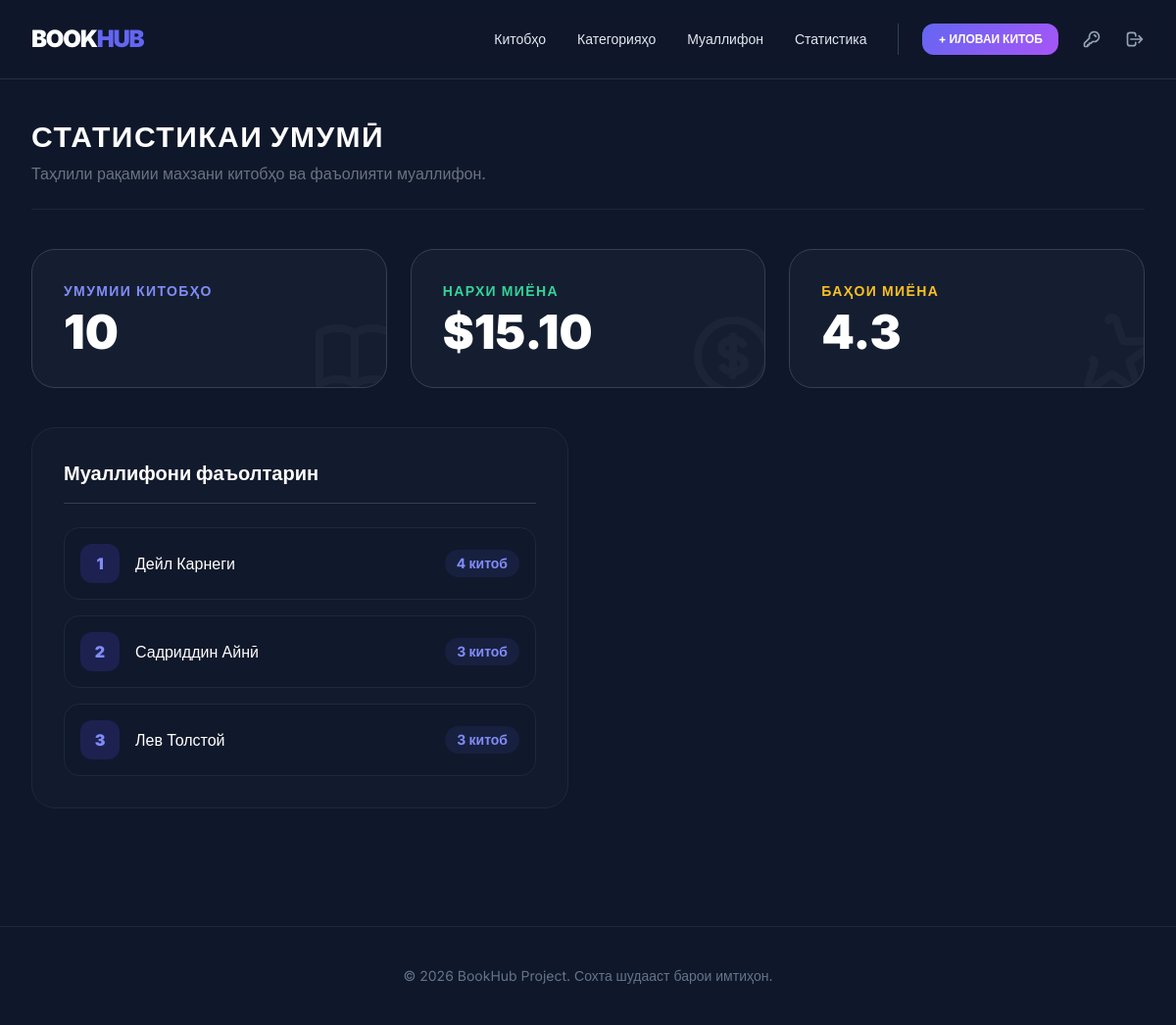
Page /statistics/ (signed in) on the committed database.
### app/models.py (models this page shows, shortened)
class Author(models.Model):
    full_name = models.CharField(max_length=50)
    bio = models.TextField()

### app/views.py (the view)
# urls.py: path('statistics/', statistics, name='statistics'),
def statistics(request):
    if not request.session.get('user_id'):
        return redirect('login')
    total_books = Book.objects.count()
    avg_price   = Book.objects.aggregate(Avg('price'))['price__avg'] or 0
    top_authors = Author.objects.annotate(count=Count('books')).order_by('-count')[:5]
    avg_rating = Review.objects.aggregate(Avg('rating'))['rating__avg'] or 0
    context = {
        'total_books': total_books,
        'avg_price':   round(avg_price, 2),
        'top_authors': top_authors,
        'avg_rating':  round(avg_rating, 1),
    }
    return render(request, 'statistics.html', context)

### templates/statistics.html (shortened to what this page needs)
{% extends 'base.html' %}
{% block content %}
<div class="space-y-10">
    <div class="border-b border-slate-800 pb-6">
        <h1 class="text-3xl font-black text-white uppercase tracking-wider">Статистикаи Умумӣ</h1>
        <p class="text-gray-500 mt-2">Таҳлили рақамии махзани китобҳо ва фаъолияти муаллифон.</p>
    </div>
    <div class="grid grid-cols-1 md:grid-cols-3 gap-6">
        <div class="bg-slate-800/40 border border-slate-700 p-8 rounded-3xl relative overflow-hidden group">
            <div class="relative z-10">
                <p class="text-sm font-bold text-indigo-400 uppercase tracking-widest mb-2">Умумии китобҳо</p>
                <h2 class="text-5xl font-black text-white">{{ total_books }}</h2>
            </div>
            <div class="absolute -right-4 -bottom-4 text-slate-700/20 group-hover:text-indigo-500/10 transition-colors">
            </div>
        </div>
        <div class="bg-slate-800/40 border border-slate-700 p-8 rounded-3xl relative overflow-hidden group">
            <div class="relative z-10">
                <p class="text-sm font-bold text-emerald-400 uppercase tracking-widest mb-2">Нархи миёна</p>
                <h2 class="text-5xl font-black text-white">${{ avg_price|stringformat:".2f" }}</h2>
            </div>
            <div class="absolute -right-4 -bottom-4 text-slate-700/20 group-hover:text-emerald-500/10 transition-colors">
            </div>
        </div>
        <div class="bg-slate-800/40 border border-slate-700 p-8 rounded-3xl relative overflow-hidden group">
            <div class="relative z-10">
                <p class="text-sm font-bold text-amber-400 uppercase tracking-widest mb-2">Баҳои миёна</p>
                <h2 class="text-5xl font-black text-white">{{ avg_rating }}</h2> </div>
            <div class="absolute -right-4 -bottom-4 text-slate-700/20 group-hover:text-amber-500/10 transition-colors">
            </div>
        </div>
    </div>
    <div class="grid grid-cols-1 lg:grid-cols-2 gap-10">
        <div class="bg-slate-800/20 border border-slate-800 rounded-3xl p-8">
            <h3 class="text-xl font-bold text-white mb-6 border-b border-slate-700 pb-4">Муаллифони фаъолтарин</h3>
            <div class="space-y-4">
                {% for author in top_authors %}
                <div class="flex items-center justify-between p-4 bg-slate-900/50 rounded-2xl border border-slate-800 hover:border-indigo-500/30 transition-colors">
                    <div class="flex items-center gap-4">
                        <div class="w-10 h-10 bg-indigo-600/20 text-indigo-400 rounded-xl flex items-center justify-center font-black">
                            {{ forloop.counter }}
                        </div>
                        <span class="text-white font-medium">{{ author.full_name }}</span>
                    </div>
                    <span class="text-sm bg-indigo-500/10 text-indigo-400 px-3 py-1 rounded-full font-bold">
                        {{ author.count }} китоб
                    </span>
                </div>
                {% endfor %}
            </div>
        </div>
    </div>
</div>
{% endblock %}

### templates/base.html (style rules this page uses)
body { font-family: 'Inter', sans-serif; background-color: #0f172a; }

### rows in the picture
Author: full_name "Дейл Карнеги", count "4"
Author: full_name "Садриддин Айнӣ", count "3"
Author: full_name "Лев Толстой", count "3"

### other values in the picture
{{ total_books }} "10"
{{ avg_price|stringformat:".2f" }} "15.10"
{{ avg_rating }} "4.3"
